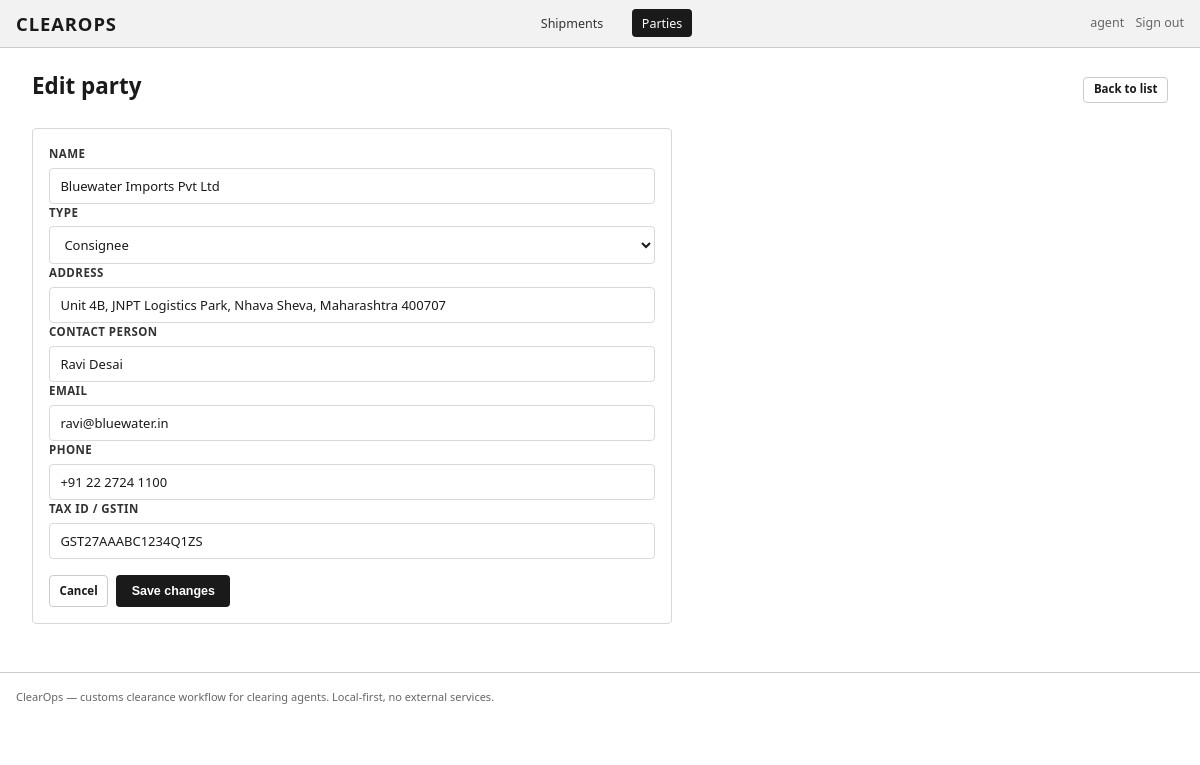
Page /parties/27/edit (signed in) on the committed database.
### tables this page shows
CREATE TABLE users (
    id INTEGER PRIMARY KEY AUTOINCREMENT,
    username TEXT UNIQUE NOT NULL,
    password_hash TEXT NOT NULL,
    role TEXT NOT NULL DEFAULT 'user',
    created_at TEXT NOT NULL
);

CREATE TABLE parties (
    id INTEGER PRIMARY KEY AUTOINCREMENT,
    name TEXT NOT NULL,
    type TEXT NOT NULL CHECK(type IN ('importer','exporter','consignee','agent','carrier')),
    address TEXT,
    contact_person TEXT,
    email TEXT,
    phone TEXT,
    tax_id TEXT,
    created_at TEXT NOT NULL
);

### app.py (the view, shortened to what this page needs)
@app.route("/parties/<int:party_id>/edit", methods=["GET", "POST"])
@login_required
def party_edit(party_id):
    p = query("SELECT * FROM parties WHERE id = ?", (party_id,), one=True)
    if not p:
        abort(404)
    return render_template("party_form.html", party=p, mode="edit", party_id=party_id)

### app.py (called while the page is built)
def login_required(view):
    @wraps(view)
    def wrapped(*args, **kwargs):
        if "user_id" not in session:
            return redirect(url_for("login", next=request.path))
        return view(*args, **kwargs)
    return wrapped

def current_user():
    if "user_id" not in session:
        return None
    return query("SELECT id, username, role FROM users WHERE id = ?", (session["user_id"],), one=True)

@app.context_processor
def inject_globals():
    return dict(current_user=current_user(), STATUSES=STATUSES, STATUS_LABELS=STATUS_LABELS,
                allowed_transition=allowed_transition)

### db.py (called while the page is built)
def get_conn():
    os.makedirs(INSTANCE_DIR, exist_ok=True)
    conn = sqlite3.connect(DB_PATH)
    conn.row_factory = sqlite3.Row
    conn.execute("PRAGMA foreign_keys = ON")
    return conn

def query(sql, params=(), one=False):
    conn = get_conn()
    cur = conn.execute(sql, params)
    rows = cur.fetchall()
    conn.commit()
    conn.close()
    return rows[0] if one and rows else rows

### templates/party_form.html (shortened to what this page needs)
{% extends "base.html" %}
{% block content %}
<div class="page-header">
  <h1>{{ "New party" if mode == "create" else "Edit party" }}</h1>
  <a href="{{ url_for('parties_list') }}" class="btn ghost small">Back to list</a>
</div>
<div class="card" style="max-width: 640px;">
  <form method="post" action="{{ url_for(mode == 'create' and 'party_new' or 'party_edit', party_id=party_id) if mode=='edit' else url_for('party_new') }}">
    <div class="field">
      <label>Name</label>
      <input name="name" value="{{ party.name if party else '' }}" required autofocus>
    </div>
    <div class="field">
      <label>Type</label>
      <select name="type" required>
        <option value="consignee" {% if party and party.type == 'consignee' %}selected{% endif %}>Consignee</option>
      </select>
    </div>
    <div class="field full">
      <label>Address</label>
      <input name="address" value="{{ party.address if party else '' }}">
    </div>
    <div class="field">
      <label>Contact person</label>
      <input name="contact_person" value="{{ party.contact_person if party else '' }}">
    </div>
    <div class="field">
      <label>Email</label>
      <input name="email" type="email" value="{{ party.email if party else '' }}">
    </div>
    <div class="field">
      <label>Phone</label>
      <input name="phone" value="{{ party.phone if party else '' }}">
    </div>
    <div class="field">
      <label>Tax ID / GSTIN</label>
      <input name="tax_id" value="{{ party.tax_id if party else '' }}">
    </div>
    <div class="form-actions">
      {% if mode == 'edit' %}
        <a href="{{ url_for('parties_list') }}" class="btn ghost small">Cancel</a>
      {% endif %}
      <button class="btn" type="submit">{{ "Create party" if mode == 'create' else "Save changes" }}</button>
    </div>
  </form>
</div>
{% endblock %}

### templates/base.html (shortened to what this page needs)
<!doctype html>
<html lang="en">
<head>
<link rel="stylesheet" href="{{ url_for('static', filename='css/style.css') }}">
</head>
<body>
<div class="topbar">
  <a href="{{ url_for('dashboard') }}" class="brand">ClearOps</a>
  <nav>
    {% if current_user %}
      <a href="{{ url_for('shipments_list') }}" class="{% if request.endpoint == 'shipments_list' %}active{% endif %}">Shipments</a>
      <a href="{{ url_for('parties_list') }}" class="{% if request.endpoint in ('parties_list','party_new','party_edit') %}active{% endif %}">Parties</a>
    {% endif %}
  </nav>
  <div class="user">
    {% if current_user %}
      <span>{{ current_user.username }}</span>
      <a href="{{ url_for('logout') }}">Sign out</a>
    {% else %}
      <a href="{{ url_for('login') }}">Sign in</a>
    {% endif %}
  </div>
</div>
<div class="container">
  <main class="main">
    {% block content %}{% endblock %}
  </main>
</div>
<footer style="padding:1rem 1rem 2rem; color:#666; font-size:11px; border-top:1px solid #ccc;">
  ClearOps &mdash; customs clearance workflow for clearing agents. Local-first, no external services.
</footer>
</body>
</html>

### static/css/style.css (style rules this page uses)
:root { --ink: #1a1a1a; --ink-soft: #333333; --mute: #666666; --line: #999999; --line-soft: #cccccc; --bg: #ffffff; --bg-soft: #f2f2f2; --bg-strong: #e5e5e5; --border: #d9d9d9; --shadow: 0 1px 3px rgba(0,0,0,0.10); --radius: 4px; --font-stack: ui-sans-serif, system-ui, -apple-system, Segoe UI, Roboto, Helvetica, Arial, sans-serif; --mono: ui-monospace, SF Mono, Consolas, Menlo, monospace; }
* { box-sizing: border-box; }
html { line-height: 1.5; -webkit-font-smoothing: antialiased; }
body { margin: 0; background: var(--bg); color: var(--ink); font-family: var(--font-stack); font-size: 13px; }
a { color: var(--ink); text-decoration: underline; }
h1, h2, h3, h4, h5 { margin: 0 0 0.5rem 0; font-weight: 700; color: var(--ink); line-height: 1.25; }
h1 { font-size: 1.5rem; }
.container { max-width: 1200px; margin: 0 auto; padding: 0 1rem; }
.topbar { display: flex; align-items: center; justify-content: space-between; background: var(--bg-soft); border-bottom: 1px solid var(--line-soft); padding: 0.6rem 1rem; }
.topbar .brand { font-weight: 800; font-size: 1.15rem; letter-spacing: 0.05em; text-transform: uppercase; text-decoration: none; }
.topbar nav a { margin-left: 1rem; font-size: 12.5px; text-decoration: none; color: var(--ink-soft); padding: 0.35rem 0.6rem; border-radius: var(--radius); }
.topbar nav a:hover, .topbar nav a.active { background: var(--ink); color: #fff; }
.topbar .user { font-size: 12.5px; color: var(--mute); }
.topbar .user a { color: var(--mute); text-decoration: none; margin-left: 0.5rem; }
.main { padding: 1.5rem 1rem 3rem; }
.page-header { display: flex; align-items: center; justify-content: space-between; margin-bottom: 1.25rem; flex-wrap: wrap; gap: 0.75rem; }
.page-header h1 { font-size: 1.4rem; }
.btn { display: inline-flex; align-items: center; justify-content: center; border: 1px solid transparent; border-radius: var(--radius); padding: 0.45rem 0.9rem; font-size: 12.5px; font-weight: 600; text-decoration: none; cursor: pointer; line-height: 1.3; background: var(--ink); color: #fff; }
.btn.ghost { background: transparent; border: 1px solid var(--line-soft); color: var(--ink); }
.btn.small { padding: 0.3rem 0.6rem; font-size: 11.5px; }
.field { display: flex; flex-direction: column; gap: 0.35rem; }
.field label { font-size: 11.5px; font-weight: 700; text-transform: uppercase; letter-spacing: 0.04em; color: var(--ink-soft); }
.field input, .field select, .field textarea { width: 100%; padding: 0.5rem 0.65rem; border: 1px solid var(--border); border-radius: var(--radius); background: #fff; color: var(--ink); font-size: 13px; font-family: inherit; }
.field.full { grid-column: 1 / -1; }
.form-actions { display: flex; gap: 0.5rem; margin-top: 1rem; }
.card { border: 1px solid var(--border); border-radius: var(--radius); padding: 1rem; background: #fff; }

### rows in the picture
users: username "agent"
parties: name "Bluewater Imports Pvt Ltd", type "Consignee", address "Unit 4B, JNPT Logistics Park, Nhava Sheva, Maharashtra 400707", contact_person "Ravi Desai", email "ravi@bluewater.in", phone "+91 22 2724 1100", tax_id "GST27AAABC1234Q1ZS"

### other values in the picture
{{ "New party" if mode == "create" else "Edit party" }} "Edit party"
{{ "Create party" if mode == 'create' else "Save changes" }} "Save changes"
